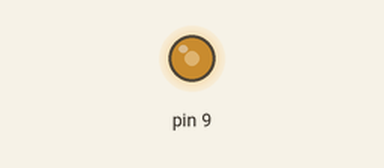
Recording of a sketch running on a simulated Arduino Uno, built with avr-gcc and run on an emulated ATmega328P. Shown: output pins drawn as LEDs (lit = HIGH).

Above: at 0.21 s.
Timing chart, 0 to 40.0 s (numbered marks = the images above):
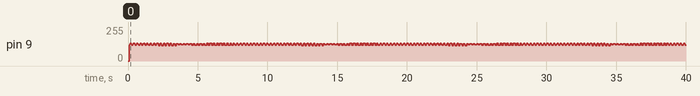

The sketch:

urgent.ino
```cpp
float t = 0.05;
int rate;
float x = 0;
void setup() {
pinMode(9, OUTPUT);
}

void loop() {
  fade();
  analogWrite(9, rate);// turn the LED on (HIGH is the voltage level)
}

void fade(){
  x += t;
  if ( x > 6.28319){
   x = 0;
  }
rate = (127 + 127 * sin(x));
}
```
